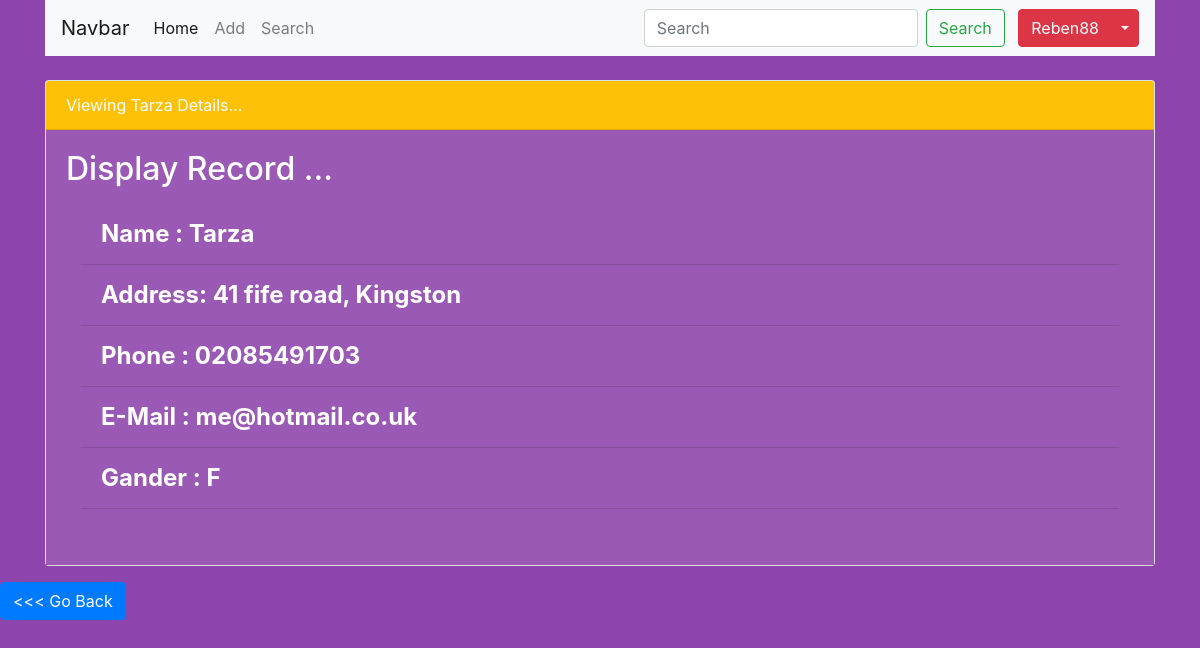
Screenshot of /read.php?id=2 with the database file from the repository.
### tables this page shows
CREATE TABLE `app` (
  `id` int(11) NOT NULL,
  `name` varchar(15) NOT NULL,
  `address` varchar(255) NOT NULL,
  `email` varchar(255) NOT NULL,
  `gander` varchar(5) NOT NULL,
  `phone` varchar(18) NOT NULL
);

### read.php (the view, shortened to what this page needs)
<?php
$id = null;
if(!empty($_GET['id']))
{
$id = $_REQUEST['id'];
}
if(null==$id)
{
header("Location: index.php");
}
else
{
$pdo = Config::connector();
$pdo->setAttribute(PDO::ATTR_ERRMODE, PDO::ERRMODE_EXCEPTION);
$sql = "SELECT * FROM app where id = $id";
$q = $pdo->prepare($sql);
$q->execute(array($id));
$data = $q->fetch(PDO::FETCH_ASSOC);
}
?>
<!DOCTYPE html>
<html lang="pt-br">
    <head>
        <link rel="stylesheet" href="assets/css/bootstrap.min.css">
        <link rel="stylesheet" href="assets/css/custom.css">
    </head>
    <body>
        <div class="container">
            <nav class="navbar navbar-expand-lg navbar-light bg-light">
                <a class="navbar-brand" href="#">Navbar</a>
                <div class="collapse navbar-collapse" id="navbarTogglerDemo03">
                    <ul class="navbar-nav mr-auto mt-2 mt-lg-0">
                        <li class="nav-item active">
                            <a class="nav-link" href="index.php">Home <span class="sr-only">(current)</span></a>
                        </li>
                        <li class="nav-item">
                            <a class="nav-link" href="create.php">Add</a>
                        </li>
                        <li class="nav-item">
                            <a class="nav-link" href="search.php">Search </a>
                        </li>
                    </ul>
                    <form class="form-inline my-2 my-lg-0">
                        <input class="form-control mr-sm-2" type="search" placeholder="Search" aria-label="Search">
                        <button class="btn btn-outline-success my-2 my-sm-0" type="submit">Search</button>
                        <div class="btn-group">
                            <button type="button" class="btn btn-danger">Reben88</button>
                            <button type="button" class="btn btn-danger dropdown-toggle dropdown-toggle-split" data-toggle="dropdown" aria-haspopup="true" aria-expanded="false">
                            </button>
                        </div>
                    </form>
                </div>
            </nav>
 <div class="clear-fix"><br>    </div>
<div class="card">
<div class="card-header bg-warning">
    Viewing  <?php echo $data['name'];?> Details...
</div>
<div class="card-body  view-txt">
    <h2 class="card-title">Display Record ...</h2>
    <p class="card-text">
        <div class="container">
            <ul class="list-group list-group-flush flush">
              <li class="list-group-item flush">Name   : <?php echo $data['name'];?>    </li>
              <li class="list-group-item flush">Address: <?php echo $data['address'];?> </li>
              <li class="list-group-item flush">Phone  : <?php echo $data['phone'];?>   </li>
              <li class="list-group-item flush">E-Mail : <?php echo $data['email'];?>   </li>
              <li class="list-group-item flush">Gander : <?php echo $data['gander'];?>  </li>
            </ul>
                <br/>
            </div>
        </div>
    </div>
</div>
<a href="index.php" class="btn btn-primary"> <<< Go Back</a>
</body>
</html>

### assets/css/custom.css (style rules this page uses)
body { background-color: #8e44ad; color: white ; }
.view-txt { font-size: 24px; font-stretch: ultra-expanded; font-weight: bolder; background-color: #9b59b6; }
.flush { background-color: #9b59b6; }

### rows the page displays
app: name "Tarza", address "41 fife road, Kingston", phone "02085491703", email "me@hotmail.co.uk", gander "F"
